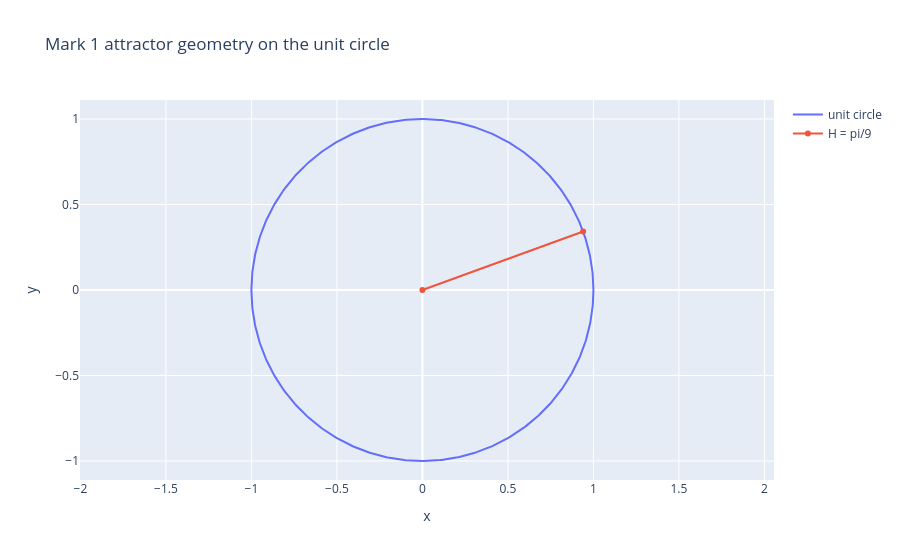

This figure's notebook cell:
### Code cell
theta = np.linspace(0, 2*np.pi, 600)
fig_mark1 = go.Figure()
fig_mark1.add_trace(go.Scatter(x=np.cos(theta), y=np.sin(theta), mode="lines", name="unit circle"))
fig_mark1.add_trace(go.Scatter(
    x=[0, math.cos(MARK1_H)],
    y=[0, math.sin(MARK1_H)],
    mode="lines+markers",
    name="H = pi/9"
))
fig_mark1.update_layout(
    title="Mark 1 attractor geometry on the unit circle",
    xaxis_title="x",
    yaxis_title="y",
    yaxis_scaleanchor="x",
    height=560
)
fig_mark1.show()

phase_df = state_angle_from_trace(trace_nop)
phase_df.head()

### Figure 1 — Plotly figure (JSON) as saved in the notebook; plotly's stock layout.template omitted (floating-point values rounded to 4 significant figures; data arrays with more than 128 entries replaced by an {"elided": "..."} marker saying what was removed)
{"data": [{"mode": "lines", "name": "unit circle", "type": "scatter", "x": {"elided": "600 float values"}, "y": {"elided": "600 float values"}}, {"mode": "lines+markers", "name": "H = pi/9", "type": "scatter", "x": [0, 0.9397], "y": [0, 0.342]}], "layout": {"height": 560, "title": {"text": "Mark 1 attractor geometry on the unit circle"}, "xaxis": {"title": {"text": "x"}}, "yaxis": {"scaleanchor": "x", "title": {"text": "y"}}}}
